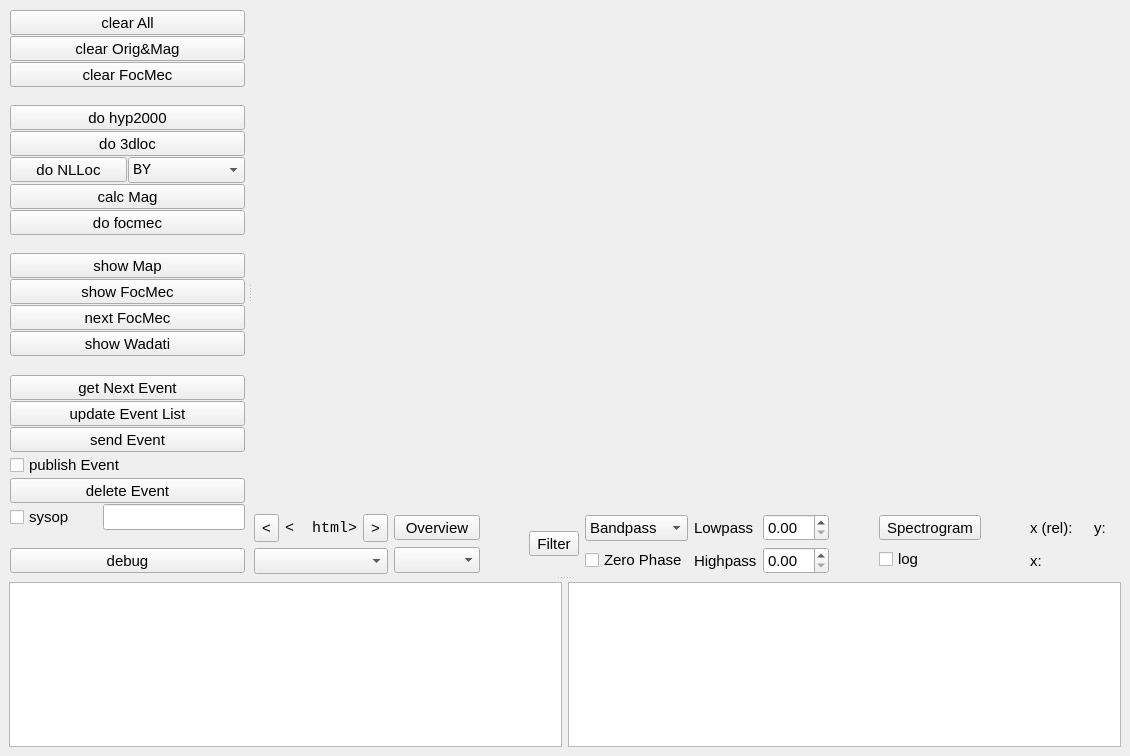
<ui version="4.0" >
 <class>qMainWindow_obsPyck</class>
 <widget class="QMainWindow" name="qMainWindow_obsPyck" >
  <property name="geometry" >
   <rect>
    <x>0</x>
    <y>0</y>
    <width>1130</width>
    <height>756</height>
   </rect>
  </property>
  <property name="sizePolicy" >
   <sizepolicy vsizetype="Maximum" hsizetype="Maximum" >
    <horstretch>0</horstretch>
    <verstretch>0</verstretch>
   </sizepolicy>
  </property>
  <property name="font" >
   <font>
    <family>Arial</family>
    <pointsize>11</pointsize>
    <stylestrategy>PreferAntialias</stylestrategy>
   </font>
  </property>
  <property name="windowTitle" >
   <string>ObsPyck</string>
  </property>
  <property name="windowIcon" >
   <iconset>
    <normaloff>obspyck.gif</normaloff>obspyck.gif</iconset>
  </property>
  <widget class="QWidget" name="centralwidget" >
   <property name="mouseTracking" >
    <bool>true</bool>
   </property>
   <layout class="QVBoxLayout" name="verticalLayout_4" >
    <item>
     <layout class="QVBoxLayout" name="verticalLayout" >
      <item>
       <widget class="QSplitter" name="qSplitter_vertical" >
        <property name="orientation" >
         <enum>Qt::Vertical</enum>
        </property>
        <property name="handleWidth" >
         <number>8</number>
        </property>
        <widget class="QSplitter" name="qSplitter_horizontal" >
         <property name="sizePolicy" >
          <sizepolicy vsizetype="Preferred" hsizetype="Minimum" >
           <horstretch>0</horstretch>
           <verstretch>0</verstretch>
          </sizepolicy>
         </property>
         <property name="frameShape" >
          <enum>QFrame::NoFrame</enum>
         </property>
         <property name="frameShadow" >
          <enum>QFrame::Plain</enum>
         </property>
         <property name="orientation" >
          <enum>Qt::Horizontal</enum>
         </property>
         <property name="handleWidth" >
          <number>8</number>
         </property>
         <widget class="QWidget" name="layoutWidgetxx" >
          <layout class="QVBoxLayout" name="leftVerticalLayout" >
           <property name="spacing" >
            <number>1</number>
           </property>
           <property name="sizeConstraint" >
            <enum>QLayout::SetDefaultConstraint</enum>
           </property>
           <property name="margin" >
            <number>1</number>
           </property>
           <item>
            <widget class="QToolButton" name="qToolButton_clearAll" >
             <property name="sizePolicy" >
              <sizepolicy vsizetype="Minimum" hsizetype="Minimum" >
               <horstretch>0</horstretch>
               <verstretch>0</verstretch>
              </sizepolicy>
             </property>
             <property name="font" >
              <font>
               <kerning>true</kerning>
              </font>
             </property>
             <property name="focusPolicy" >
              <enum>Qt::NoFocus</enum>
             </property>
             <property name="styleSheet" >
              <string notr="true" />
             </property>
             <property name="text" >
              <string>clear All</string>
             </property>
             <property name="checkable" >
              <bool>false</bool>
             </property>
            </widget>
           </item>
           <item>
            <widget class="QToolButton" name="qToolButton_clearOrigMag" >
             <property name="sizePolicy" >
              <sizepolicy vsizetype="Minimum" hsizetype="Minimum" >
               <horstretch>0</horstretch>
               <verstretch>0</verstretch>
              </sizepolicy>
             </property>
             <property name="focusPolicy" >
              <enum>Qt::NoFocus</enum>
             </property>
             <property name="text" >
              <string>clear Orig&amp;&amp;Mag</string>
             </property>
            </widget>
           </item>
           <item>
            <widget class="QToolButton" name="qToolButton_clearFocMec" >
             <property name="sizePolicy" >
              <sizepolicy vsizetype="Minimum" hsizetype="Minimum" >
               <horstretch>0</horstretch>
               <verstretch>0</verstretch>
              </sizepolicy>
             </property>
             <property name="focusPolicy" >
              <enum>Qt::NoFocus</enum>
             </property>
             <property name="text" >
              <string>clear FocMec</string>
             </property>
            </widget>
           </item>
           <item>
            <spacer name="verticalSpacer_2" >
             <property name="orientation" >
              <enum>Qt::Vertical</enum>
             </property>
             <property name="sizeHint" stdset="0" >
              <size>
               <width>20</width>
               <height>40</height>
              </size>
             </property>
            </spacer>
           </item>
           <item>
            <widget class="QToolButton" name="qToolButton_doHyp2000" >
             <property name="sizePolicy" >
              <sizepolicy vsizetype="Minimum" hsizetype="Minimum" >
               <horstretch>0</horstretch>
               <verstretch>0</verstretch>
              </sizepolicy>
             </property>
             <property name="focusPolicy" >
              <enum>Qt::NoFocus</enum>
             </property>
             <property name="text" >
              <string>do hyp2000</string>
             </property>
            </widget>
           </item>
           <item>
            <widget class="QToolButton" name="qToolButton_do3dloc" >
             <property name="sizePolicy" >
              <sizepolicy vsizetype="Minimum" hsizetype="Minimum" >
               <horstretch>0</horstretch>
               <verstretch>0</verstretch>
              </sizepolicy>
             </property>
             <property name="focusPolicy" >
              <enum>Qt::NoFocus</enum>
             </property>
             <property name="text" >
              <string>do 3dloc</string>
             </property>
            </widget>
           </item>
           <item>
            <layout class="QHBoxLayout" name="horizontalLayout_3" >
             <property name="sizeConstraint" >
              <enum>QLayout::SetMinimumSize</enum>
             </property>
             <item>
              <widget class="QToolButton" name="qToolButton_doNlloc" >
               <property name="sizePolicy" >
                <sizepolicy vsizetype="Fixed" hsizetype="Minimum" >
                 <horstretch>0</horstretch>
                 <verstretch>0</verstretch>
                </sizepolicy>
               </property>
               <property name="focusPolicy" >
                <enum>Qt::NoFocus</enum>
               </property>
               <property name="text" >
                <string>do NLLoc</string>
               </property>
              </widget>
             </item>
             <item>
              <widget class="QComboBox" name="qComboBox_nllocModel" >
               <property name="sizePolicy" >
                <sizepolicy vsizetype="Fixed" hsizetype="Minimum" >
                 <horstretch>0</horstretch>
                 <verstretch>0</verstretch>
                </sizepolicy>
               </property>
               <property name="font" >
                <font>
                 <family>Monospace</family>
                 <weight>50</weight>
                 <italic>false</italic>
                 <bold>false</bold>
                </font>
               </property>
               <property name="focusPolicy" >
                <enum>Qt::NoFocus</enum>
               </property>
               <property name="styleSheet" >
                <string notr="true" />
               </property>
               <item>
                <property name="text" >
                 <string>BY</string>
                </property>
               </item>
               <item>
                <property name="text" >
                 <string>RH</string>
                </property>
               </item>
               <item>
                <property name="text" >
                 <string>UH</string>
                </property>
               </item>
              </widget>
             </item>
            </layout>
           </item>
           <item>
            <widget class="QToolButton" name="qToolButton_calcMag" >
             <property name="sizePolicy" >
              <sizepolicy vsizetype="Minimum" hsizetype="Minimum" >
               <horstretch>0</horstretch>
               <verstretch>0</verstretch>
              </sizepolicy>
             </property>
             <property name="focusPolicy" >
              <enum>Qt::NoFocus</enum>
             </property>
             <property name="text" >
              <string>calc Mag</string>
             </property>
            </widget>
           </item>
           <item>
            <widget class="QToolButton" name="qToolButton_doFocMec" >
             <property name="sizePolicy" >
              <sizepolicy vsizetype="Minimum" hsizetype="Minimum" >
               <horstretch>0</horstretch>
               <verstretch>0</verstretch>
              </sizepolicy>
             </property>
             <property name="focusPolicy" >
              <enum>Qt::NoFocus</enum>
             </property>
             <property name="text" >
              <string>do focmec</string>
             </property>
            </widget>
           </item>
           <item>
            <spacer name="verticalSpacer_3" >
             <property name="orientation" >
              <enum>Qt::Vertical</enum>
             </property>
             <property name="sizeHint" stdset="0" >
              <size>
               <width>20</width>
               <height>40</height>
              </size>
             </property>
            </spacer>
           </item>
           <item>
            <widget class="QToolButton" name="qToolButton_showMap" >
             <property name="sizePolicy" >
              <sizepolicy vsizetype="Minimum" hsizetype="Minimum" >
               <horstretch>0</horstretch>
               <verstretch>0</verstretch>
              </sizepolicy>
             </property>
             <property name="focusPolicy" >
              <enum>Qt::NoFocus</enum>
             </property>
             <property name="text" >
              <string>show Map</string>
             </property>
             <property name="checkable" >
              <bool>true</bool>
             </property>
            </widget>
           </item>
           <item>
            <widget class="QToolButton" name="qToolButton_showFocMec" >
             <property name="sizePolicy" >
              <sizepolicy vsizetype="Minimum" hsizetype="Minimum" >
               <horstretch>0</horstretch>
               <verstretch>0</verstretch>
              </sizepolicy>
             </property>
             <property name="focusPolicy" >
              <enum>Qt::NoFocus</enum>
             </property>
             <property name="text" >
              <string>show FocMec</string>
             </property>
             <property name="checkable" >
              <bool>true</bool>
             </property>
            </widget>
           </item>
           <item>
            <widget class="QToolButton" name="qToolButton_nextFocMec" >
             <property name="sizePolicy" >
              <sizepolicy vsizetype="Minimum" hsizetype="Minimum" >
               <horstretch>0</horstretch>
               <verstretch>0</verstretch>
              </sizepolicy>
             </property>
             <property name="focusPolicy" >
              <enum>Qt::NoFocus</enum>
             </property>
             <property name="text" >
              <string>next FocMec</string>
             </property>
            </widget>
           </item>
           <item>
            <widget class="QToolButton" name="qToolButton_showWadati" >
             <property name="sizePolicy" >
              <sizepolicy vsizetype="Minimum" hsizetype="Minimum" >
               <horstretch>0</horstretch>
               <verstretch>0</verstretch>
              </sizepolicy>
             </property>
             <property name="focusPolicy" >
              <enum>Qt::NoFocus</enum>
             </property>
             <property name="text" >
              <string>show Wadati</string>
             </property>
             <property name="checkable" >
              <bool>true</bool>
             </property>
            </widget>
           </item>
           <item>
            <spacer name="verticalSpacer_4" >
             <property name="orientation" >
              <enum>Qt::Vertical</enum>
             </property>
             <property name="sizeHint" stdset="0" >
              <size>
               <width>20</width>
               <height>40</height>
              </size>
             </property>
            </spacer>
           </item>
           <item>
            <widget class="QToolButton" name="qToolButton_getNextEvent" >
             <property name="sizePolicy" >
              <sizepolicy vsizetype="Minimum" hsizetype="Minimum" >
               <horstretch>0</horstretch>
               <verstretch>0</verstretch>
              </sizepolicy>
             </property>
             <property name="focusPolicy" >
              <enum>Qt::NoFocus</enum>
             </property>
             <property name="text" >
              <string>get Next Event</string>
             </property>
            </widget>
           </item>
           <item>
            <widget class="QToolButton" name="qToolButton_updateEventList" >
             <property name="sizePolicy" >
              <sizepolicy vsizetype="Minimum" hsizetype="Minimum" >
               <horstretch>0</horstretch>
               <verstretch>0</verstretch>
              </sizepolicy>
             </property>
             <property name="focusPolicy" >
              <enum>Qt::NoFocus</enum>
             </property>
             <property name="text" >
              <string>update Event List</string>
             </property>
            </widget>
           </item>
           <item>
            <widget class="QToolButton" name="qToolButton_sendEvent" >
             <property name="sizePolicy" >
              <sizepolicy vsizetype="Minimum" hsizetype="Minimum" >
               <horstretch>0</horstretch>
               <verstretch>0</verstretch>
              </sizepolicy>
             </property>
             <property name="focusPolicy" >
              <enum>Qt::NoFocus</enum>
             </property>
             <property name="text" >
              <string>send Event</string>
             </property>
            </widget>
           </item>
           <item>
            <widget class="QCheckBox" name="qCheckBox_publishEvent" >
             <property name="sizePolicy" >
              <sizepolicy vsizetype="Minimum" hsizetype="Minimum" >
               <horstretch>0</horstretch>
               <verstretch>0</verstretch>
              </sizepolicy>
             </property>
             <property name="focusPolicy" >
              <enum>Qt::NoFocus</enum>
             </property>
             <property name="text" >
              <string>publish Event</string>
             </property>
            </widget>
           </item>
           <item>
            <widget class="QToolButton" name="qToolButton_deleteEvent" >
             <property name="sizePolicy" >
              <sizepolicy vsizetype="Minimum" hsizetype="Minimum" >
               <horstretch>0</horstretch>
               <verstretch>0</verstretch>
              </sizepolicy>
             </property>
             <property name="focusPolicy" >
              <enum>Qt::NoFocus</enum>
             </property>
             <property name="text" >
              <string>delete Event</string>
             </property>
            </widget>
           </item>
           <item>
            <layout class="QHBoxLayout" name="horizontalLayout_4" >
             <property name="sizeConstraint" >
              <enum>QLayout::SetMinimumSize</enum>
             </property>
             <item>
              <widget class="QCheckBox" name="qCheckBox_sysop" >
               <property name="sizePolicy" >
                <sizepolicy vsizetype="Minimum" hsizetype="Minimum" >
                 <horstretch>0</horstretch>
                 <verstretch>0</verstretch>
                </sizepolicy>
               </property>
               <property name="focusPolicy" >
                <enum>Qt::NoFocus</enum>
               </property>
               <property name="text" >
                <string>sysop</string>
               </property>
              </widget>
             </item>
             <item>
              <widget class="QLineEdit" name="qLineEdit_sysopPassword" >
               <property name="sizePolicy" >
                <sizepolicy vsizetype="Minimum" hsizetype="Fixed" >
                 <horstretch>0</horstretch>
                 <verstretch>0</verstretch>
                </sizepolicy>
               </property>
               <property name="focusPolicy" >
                <enum>Qt::ClickFocus</enum>
               </property>
               <property name="acceptDrops" >
                <bool>false</bool>
               </property>
               <property name="echoMode" >
                <enum>QLineEdit::Password</enum>
               </property>
              </widget>
             </item>
            </layout>
           </item>
           <item>
            <spacer name="verticalSpacer_5" >
             <property name="orientation" >
              <enum>Qt::Vertical</enum>
             </property>
             <property name="sizeHint" stdset="0" >
              <size>
               <width>20</width>
               <height>40</height>
              </size>
             </property>
            </spacer>
           </item>
           <item>
            <layout class="QHBoxLayout" name="horizontalLayout_5" >
             <property name="sizeConstraint" >
              <enum>QLayout::SetMinimumSize</enum>
             </property>
             <item>
              <widget class="QToolButton" name="qToolButton_debug" >
               <property name="sizePolicy" >
                <sizepolicy vsizetype="Fixed" hsizetype="Minimum" >
                 <horstretch>0</horstretch>
                 <verstretch>0</verstretch>
                </sizepolicy>
               </property>
               <property name="focusPolicy" >
                <enum>Qt::NoFocus</enum>
               </property>
               <property name="text" >
                <string>debug</string>
               </property>
              </widget>
             </item>
            </layout>
           </item>
          </layout>
         </widget>
         <widget class="QWidget" name="qWidget_mpl" >
          <layout class="QVBoxLayout" name="qVBoxLayout_mpl" >
           <item>
            <widget class="QMplCanvas" native="1" name="qMplCanvas" >
             <property name="sizePolicy" >
              <sizepolicy vsizetype="Expanding" hsizetype="Expanding" >
               <horstretch>99</horstretch>
               <verstretch>99</verstretch>
              </sizepolicy>
             </property>
             <property name="cursor" >
              <cursorShape>CrossCursor</cursorShape>
             </property>
             <property name="mouseTracking" >
              <bool>true</bool>
             </property>
             <property name="focusPolicy" >
              <enum>Qt::StrongFocus</enum>
             </property>
             <zorder>verticalLayoutWidget</zorder>
            </widget>
           </item>
           <item>
            <layout class="QHBoxLayout" name="horizontalLayout_2" >
             <item>
              <layout class="QHBoxLayout" name="horizontalLayout_6" >
               <property name="sizeConstraint" >
                <enum>QLayout::SetMinimumSize</enum>
               </property>
               <item>
                <layout class="QVBoxLayout" name="VerticalLayout" >
                 <property name="spacing" >
                  <number>6</number>
                 </property>
                 <property name="sizeConstraint" >
                  <enum>QLayout::SetDefaultConstraint</enum>
                 </property>
                 <property name="topMargin" >
                  <number>0</number>
                 </property>
                 <item>
                  <layout class="QHBoxLayout" name="horizontalLayout_13" >
                   <item>
                    <widget class="QToolButton" name="qToolButton_previousStream" >
                     <property name="sizePolicy" >
                      <sizepolicy vsizetype="Expanding" hsizetype="Maximum" >
                       <horstretch>0</horstretch>
                       <verstretch>0</verstretch>
                      </sizepolicy>
                     </property>
                     <property name="focusPolicy" >
                      <enum>Qt::NoFocus</enum>
                     </property>
                     <property name="text" >
                      <string>&lt;</string>
                     </property>
                    </widget>
                   </item>
                   <item>
                    <widget class="QLabel" name="qLabel_streamNumber" >
                     <property name="sizePolicy" >
                      <sizepolicy vsizetype="Fixed" hsizetype="Preferred" >
                       <horstretch>0</horstretch>
                       <verstretch>0</verstretch>
                      </sizepolicy>
                     </property>
                     <property name="font" >
                      <font>
                       <family>Monospace</family>
                      </font>
                     </property>
                     <property name="styleSheet" >
                      <string notr="true" />
                     </property>
                     <property name="text" >
                      <string>&lt;!DOCTYPE HTML PUBLIC "-//W3C//DTD HTML 4.0//EN" "http://www.w3.org/TR/REC-html40/strict.dtd">
&lt;  html>&lt;head>&lt;meta name="qrichtext" content="1" />&lt;style type="text/css">
p, l  i { white-space: pre-wrap; }
&lt;  /style>&lt;/head>&lt;body style=" font-family:'Monospace'; font-size:10pt; font-weight:400; font-style:normal;">
&lt;  p align="center" style=" margin-top:0px; margin-bottom:0px; margin-left:0px; margin-right:0px; -qt-block-indent:0; text-indent:0px;">00/00&lt;/p>&lt;/body>&lt;/html></string>
                     </property>
                     <property name="alignment" >
                      <set>Qt::AlignCenter</set>
                     </property>
                    </widget>
                   </item>
                   <item>
                    <widget class="QToolButton" name="qToolButton_nextStream" >
                     <property name="sizePolicy" >
                      <sizepolicy vsizetype="Minimum" hsizetype="Maximum" >
                       <horstretch>0</horstretch>
                       <verstretch>0</verstretch>
                      </sizepolicy>
                     </property>
                     <property name="focusPolicy" >
                      <enum>Qt::NoFocus</enum>
                     </property>
                     <property name="text" >
                      <string>></string>
                     </property>
                    </widget>
                   </item>
                  </layout>
                 </item>
                 <item>
                  <widget class="QComboBox" name="qComboBox_streamName" >
                   <property name="sizePolicy" >
                    <sizepolicy vsizetype="Fixed" hsizetype="Preferred" >
                     <horstretch>0</horstretch>
                     <verstretch>0</verstretch>
                    </sizepolicy>
                   </property>
                   <property name="font" >
                    <font>
                     <family>Monospace</family>
                    </font>
                   </property>
                   <property name="focusPolicy" >
                    <enum>Qt::NoFocus</enum>
                   </property>
                   <property name="styleSheet" >
                    <string notr="true" />
                   </property>
                  </widget>
                 </item>
                </layout>
               </item>
               <item>
                <layout class="QVBoxLayout" name="verticalLayout_3" >
                 <item>
                  <widget class="QToolButton" name="qToolButton_overview" >
                   <property name="sizePolicy" >
                    <sizepolicy vsizetype="Fixed" hsizetype="Minimum" >
                     <horstretch>0</horstretch>
                     <verstretch>0</verstretch>
                    </sizepolicy>
                   </property>
                   <property name="focusPolicy" >
                    <enum>Qt::NoFocus</enum>
                   </property>
                   <property name="text" >
                    <string>Overview</string>
                   </property>
                   <property name="checkable" >
                    <bool>true</bool>
                   </property>
                  </widget>
                 </item>
                 <item>
                  <widget class="QComboBox" name="qComboBox_phaseType" >
                   <property name="sizePolicy" >
                    <sizepolicy vsizetype="Fixed" hsizetype="Minimum" >
                     <horstretch>0</horstretch>
                     <verstretch>0</verstretch>
                    </sizepolicy>
                   </property>
                   <property name="focusPolicy" >
                    <enum>Qt::NoFocus</enum>
                   </property>
                  </widget>
                 </item>
                </layout>
               </item>
              </layout>
             </item>
             <item>
              <spacer name="horizontalSpacer_2" >
               <property name="orientation" >
                <enum>Qt::Horizontal</enum>
               </property>
               <property name="sizeHint" stdset="0" >
                <size>
                 <width>10</width>
                 <height>10</height>
                </size>
               </property>
              </spacer>
             </item>
             <item>
              <widget class="QToolButton" name="qToolButton_filter" >
               <property name="focusPolicy" >
                <enum>Qt::NoFocus</enum>
               </property>
               <property name="text" >
                <string>Filter</string>
               </property>
               <property name="checkable" >
                <bool>true</bool>
               </property>
              </widget>
             </item>
             <item>
              <layout class="QHBoxLayout" name="horizontalLayout_12" >
               <item>
                <layout class="QVBoxLayout" name="verticalLayout_6" >
                 <item>
                  <widget class="QComboBox" name="qComboBox_filterType" >
                   <property name="focusPolicy" >
                    <enum>Qt::NoFocus</enum>
                   </property>
                   <item>
                    <property name="text" >
                     <string>Bandpass</string>
                    </property>
                   </item>
                   <item>
                    <property name="text" >
                     <string>Bandstop</string>
                    </property>
                   </item>
                   <item>
                    <property name="text" >
                     <string>Lowpass</string>
                    </property>
                   </item>
                   <item>
                    <property name="text" >
                     <string>Highpass</string>
                    </property>
                   </item>
                  </widget>
                 </item>
                 <item>
                  <widget class="QCheckBox" name="qCheckBox_zerophase" >
                   <property name="focusPolicy" >
                    <enum>Qt::NoFocus</enum>
                   </property>
                   <property name="text" >
                    <string>Zero Phase</string>
                   </property>
                  </widget>
                 </item>
                </layout>
               </item>
               <item>
                <layout class="QVBoxLayout" name="verticalLayout_5" >
                 <item>
                  <layout class="QHBoxLayout" name="horizontalLayout_11" >
                   <item>
                    <widget class="QLabel" name="qLabel_lowpass" >
                     <property name="text" >
                      <string>Lowpass</string>
                     </property>
                    </widget>
                   </item>
                   <item>
                    <widget class="QDoubleSpinBox" name="qDoubleSpinBox_lowpass" >
                     <property name="focusPolicy" >
                      <enum>Qt::NoFocus</enum>
                     </property>
                    </widget>
                   </item>
                  </layout>
                 </item>
                 <item>
                  <layout class="QHBoxLayout" name="horizontalLayout_10" >
                   <item>
                    <widget class="QLabel" name="qLabel_highpass" >
                     <property name="text" >
                      <string>Highpass</string>
                     </property>
                    </widget>
                   </item>
                   <item>
                    <widget class="QDoubleSpinBox" name="qDoubleSpinBox_highpass" >
                     <property name="focusPolicy" >
                      <enum>Qt::NoFocus</enum>
                     </property>
                    </widget>
                   </item>
                  </layout>
                 </item>
                </layout>
               </item>
              </layout>
             </item>
             <item>
              <spacer name="horizontalSpacer_3" >
               <property name="orientation" >
                <enum>Qt::Horizontal</enum>
               </property>
               <property name="sizeHint" stdset="0" >
                <size>
                 <width>10</width>
                 <height>10</height>
                </size>
               </property>
              </spacer>
             </item>
             <item>
              <layout class="QVBoxLayout" name="verticalLayout_7" >
               <item>
                <widget class="QToolButton" name="qToolButton_spectrogram" >
                 <property name="focusPolicy" >
                  <enum>Qt::NoFocus</enum>
                 </property>
                 <property name="text" >
                  <string>Spectrogram</string>
                 </property>
                 <property name="checkable" >
                  <bool>true</bool>
                 </property>
                </widget>
               </item>
               <item>
                <widget class="QCheckBox" name="qCheckBox_spectrogramLog" >
                 <property name="focusPolicy" >
                  <enum>Qt::NoFocus</enum>
                 </property>
                 <property name="text" >
                  <string>log</string>
                 </property>
                </widget>
               </item>
              </layout>
             </item>
             <item>
              <spacer name="horizontalSpacer" >
               <property name="orientation" >
                <enum>Qt::Horizontal</enum>
               </property>
               <property name="sizeHint" stdset="0" >
                <size>
                 <width>10</width>
                 <height>10</height>
                </size>
               </property>
              </spacer>
             </item>
             <item>
              <layout class="QVBoxLayout" name="verticalLayout_2" >
               <property name="sizeConstraint" >
                <enum>QLayout::SetDefaultConstraint</enum>
               </property>
               <item>
                <layout class="QHBoxLayout" name="horizontalLayout_9" >
                 <item>
                  <layout class="QHBoxLayout" name="horizontalLayout_8" >
                   <item>
                    <widget class="QLabel" name="qLabel_x_rel" >
                     <property name="text" >
                      <string>x (rel):</string>
                     </property>
                    </widget>
                   </item>
                   <item>
                    <widget class="QLabel" name="qLabel_xdata_rel" >
                     <property name="text" >
                      <string/>
                     </property>
                    </widget>
                   </item>
                  </layout>
                 </item>
                 <item>
                  <layout class="QHBoxLayout" name="horizontalLayout_7" >
                   <item>
                    <widget class="QLabel" name="qLabel_y" >
                     <property name="text" >
                      <string>y:</string>
                     </property>
                    </widget>
                   </item>
                   <item>
                    <widget class="QLabel" name="qLabel_ydata" >
                     <property name="sizePolicy" >
                      <sizepolicy vsizetype="Preferred" hsizetype="Preferred" >
                       <horstretch>0</horstretch>
                       <verstretch>0</verstretch>
                      </sizepolicy>
                     </property>
                     <property name="baseSize" >
                      <size>
                       <width>0</width>
                       <height>0</height>
                      </size>
                     </property>
                     <property name="text" >
                      <string/>
                     </property>
                    </widget>
                   </item>
                  </layout>
                 </item>
                </layout>
               </item>
               <item>
                <layout class="QHBoxLayout" name="horizontalLayout_8b" >
                 <item>
                  <widget class="QLabel" name="qLabel_x_abs" >
                   <property name="text" >
                    <string>x:</string>
                   </property>
                  </widget>
                 </item>
                 <item>
                  <widget class="QLabel" name="qLabel_xdata_abs" >
                   <property name="text" >
                    <string/>
                   </property>
                  </widget>
                 </item>
                </layout>
               </item>
              </layout>
             </item>
            </layout>
           </item>
          </layout>
         </widget>
        </widget>
        <widget class="QWidget" name="layoutWidget" >
         <layout class="QHBoxLayout" name="horizontalLayout" >
          <item>
           <widget class="QPlainTextEdit" name="qPlainTextEdit_stdout" >
            <property name="sizePolicy" >
             <sizepolicy vsizetype="Expanding" hsizetype="Expanding" >
              <horstretch>0</horstretch>
              <verstretch>0</verstretch>
             </sizepolicy>
            </property>
            <property name="minimumSize" >
             <size>
              <width>0</width>
              <height>50</height>
             </size>
            </property>
            <property name="font" >
             <font>
              <family>Monospace</family>
              <pointsize>10</pointsize>
             </font>
            </property>
            <property name="focusPolicy" >
             <enum>Qt::NoFocus</enum>
            </property>
            <property name="acceptDrops" >
             <bool>false</bool>
            </property>
            <property name="undoRedoEnabled" >
             <bool>false</bool>
            </property>
            <property name="readOnly" >
             <bool>true</bool>
            </property>
            <property name="textInteractionFlags" >
             <set>Qt::TextBrowserInteraction</set>
            </property>
           </widget>
          </item>
          <item>
           <widget class="QPlainTextEdit" name="qPlainTextEdit_stderr" >
            <property name="sizePolicy" >
             <sizepolicy vsizetype="Expanding" hsizetype="Expanding" >
              <horstretch>0</horstretch>
              <verstretch>0</verstretch>
             </sizepolicy>
            </property>
            <property name="minimumSize" >
             <size>
              <width>0</width>
              <height>50</height>
             </size>
            </property>
            <property name="font" >
             <font>
              <family>Monospace</family>
              <pointsize>10</pointsize>
             </font>
            </property>
            <property name="focusPolicy" >
             <enum>Qt::NoFocus</enum>
            </property>
            <property name="acceptDrops" >
             <bool>false</bool>
            </property>
            <property name="undoRedoEnabled" >
             <bool>false</bool>
            </property>
            <property name="readOnly" >
             <bool>true</bool>
            </property>
            <property name="textInteractionFlags" >
             <set>Qt::LinksAccessibleByMouse|Qt::TextSelectableByMouse</set>
            </property>
           </widget>
          </item>
         </layout>
        </widget>
       </widget>
      </item>
     </layout>
    </item>
   </layout>
  </widget>
  <widget class="QMenuBar" name="menubar" >
   <property name="geometry" >
    <rect>
     <x>0</x>
     <y>0</y>
     <width>1130</width>
     <height>28</height>
    </rect>
   </property>
  </widget>
  <widget class="QStatusBar" name="statusbar" >
   <property name="enabled" >
    <bool>false</bool>
   </property>
   <property name="sizePolicy" >
    <sizepolicy vsizetype="Ignored" hsizetype="Ignored" >
     <horstretch>0</horstretch>
     <verstretch>0</verstretch>
    </sizepolicy>
   </property>
  </widget>
 </widget>
 <customwidgets>
  <customwidget>
   <class>QMplCanvas</class>
   <extends>QWidget</extends>
   <header>util.h</header>
   <container>1</container>
  </customwidget>
 </customwidgets>
 <resources/>
 <connections/>
</ui>
